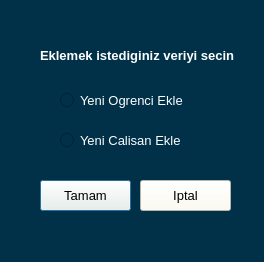
<?xml version="1.0" encoding="UTF-8"?>
<ui version="4.0">
 <class>Dialog</class>
 <widget class="QDialog" name="Dialog">
  <property name="geometry">
   <rect>
    <x>0</x>
    <y>0</y>
    <width>264</width>
    <height>262</height>
   </rect>
  </property>
  <property name="windowTitle">
   <string>Dialog</string>
  </property>
  <property name="styleSheet">
   <string notr="true">background-color: rgb(0, 49, 72);</string>
  </property>
  <widget class="QPushButton" name="pushButton">
   <property name="geometry">
    <rect>
     <x>40</x>
     <y>180</y>
     <width>91</width>
     <height>31</height>
    </rect>
   </property>
   <property name="font">
    <font>
     <family>Arial</family>
     <pointsize>10</pointsize>
    </font>
   </property>
   <property name="styleSheet">
    <string notr="true">background-color: rgb(255, 254, 238);</string>
   </property>
   <property name="text">
    <string>Tamam</string>
   </property>
  </widget>
  <widget class="QPushButton" name="pushButton_2">
   <property name="geometry">
    <rect>
     <x>140</x>
     <y>180</y>
     <width>91</width>
     <height>31</height>
    </rect>
   </property>
   <property name="font">
    <font>
     <family>Arial</family>
     <pointsize>10</pointsize>
    </font>
   </property>
   <property name="styleSheet">
    <string notr="true">background-color: rgb(255, 254, 238);</string>
   </property>
   <property name="text">
    <string>Iptal</string>
   </property>
  </widget>
  <widget class="QRadioButton" name="radioButton">
   <property name="geometry">
    <rect>
     <x>60</x>
     <y>90</y>
     <width>161</width>
     <height>21</height>
    </rect>
   </property>
   <property name="font">
    <font>
     <family>Arial</family>
     <pointsize>10</pointsize>
    </font>
   </property>
   <property name="styleSheet">
    <string notr="true">color: rgb(255, 255, 255);</string>
   </property>
   <property name="text">
    <string>Yeni Ogrenci Ekle</string>
   </property>
  </widget>
  <widget class="QRadioButton" name="radioButton_2">
   <property name="geometry">
    <rect>
     <x>60</x>
     <y>130</y>
     <width>181</width>
     <height>21</height>
    </rect>
   </property>
   <property name="font">
    <font>
     <family>Arial</family>
     <pointsize>10</pointsize>
    </font>
   </property>
   <property name="styleSheet">
    <string notr="true">color: rgb(255, 255, 255);</string>
   </property>
   <property name="text">
    <string>Yeni Calisan Ekle</string>
   </property>
  </widget>
  <widget class="QLabel" name="label">
   <property name="geometry">
    <rect>
     <x>40</x>
     <y>40</y>
     <width>261</width>
     <height>31</height>
    </rect>
   </property>
   <property name="font">
    <font>
     <family>Arial</family>
     <pointsize>10</pointsize>
     <weight>75</weight>
     <bold>true</bold>
    </font>
   </property>
   <property name="styleSheet">
    <string notr="true">color: rgb(255, 255, 255);</string>
   </property>
   <property name="text">
    <string>Eklemek istediginiz veriyi secin</string>
   </property>
  </widget>
 </widget>
 <resources/>
 <connections/>
</ui>
